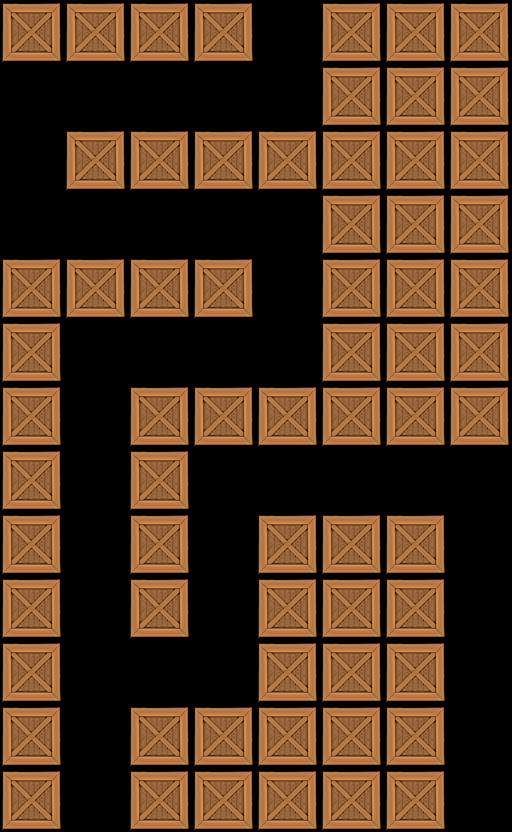

This is a level from a 2D game, rendered from its Tiled map with the project's own tilesets. A one-line summary and the map file follow, with tile-layer data summarised:
An orthogonal 8x13 tile map with 64x64 px tiles, 1 tile layer (Tile Layer 1).

<map version="1.0" orientation="orthogonal" width="8" height="13" tilewidth="64" tileheight="64">
 <tileset firstgid="1" name="crate" tilewidth="64" tileheight="64">
  <image source="../../crate4.png" width="64" height="64" />
 </tileset>
 <layer name="Tile Layer 1" width="8" height="13">
  <data>[104 cells, 66 non-empty, 1 distinct tile ids]</data>
 </layer>
</map>
